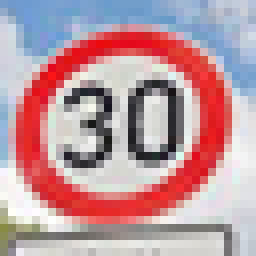
#> input picture new_images/1.png, 32 x 32 px (shown 8 times larger)
$ jupyter execute --allow-errors Traffic_Sign_Classifier.ipynb
#> lines starting #> are read from the running program, lines starting #| are printed output that depends on the picture
## Step 0: Load The Data

[cell 1]
import pickle
import matplotlib.pyplot as plt
import numpy as np
import pandas as pd
import random
import cv2

training_file = 'traffic-signs-data/train.p'
validation_file = 'traffic-signs-data/valid.p'
testing_file = 'traffic-signs-data/test.p'

#> (the rest of this cell did not finish here and is left out)

## Step 1: Dataset Summary & Exploration

### Provide a Basic Summary of the Data Set Using Python, Numpy and/or Pandas

#> (a cell that did not finish here is left out)

### Exploratory visualization of the dataset

#> (a cell that did not finish here is left out)

#> (a cell that did not finish here is left out)

#> (a cell that did not finish here is left out)

## Step 2: Model Architecture

### Dataset Pre-Processing

[cell 6]
def preprocessing(X_train):
    # image preprocessing
    # grayscaling
    X_train_gray = X_train[:, :, :, 0]
    for i in range(X_train.shape[0]):
        X_train_gray[i, :, :] = cv2.cvtColor(X_train[i, :, :, :], cv2.COLOR_RGB2GRAY)
    # contrast limited adaptive histogram equalization
    clahe = cv2.createCLAHE(clipLimit=2.0, tileGridSize=(8, 8))
    X_train_preproc = X_train_gray
    for i in range(X_train.shape[0]):
        X_train_preproc[i, :, :] = clahe.apply(X_train_preproc[i, :, :])
    # normalize image intensities
    X_train_preproc = 2.0*(X_train_preproc / 255) - 1.0  # normalize intensity
    return X_train_preproc.reshape((X_train_preproc.shape[0], 32, 32, 1))


# [88 lines left out: function augment, not called in this run]

[cell 7]
training_file = 'traffic-signs-data/train_preproc_clahe_data.p'  # load preprocessed & preaugmented data from disk
validation_file = 'traffic-signs-data/valid_preproc_clahe_data.p'  # load preprocessed & preaugmented data from disk
testing_file = 'traffic-signs-data/test_preproc_clahe_data.p'  # load preprocessed & preaugmented data from disk

#> (the rest of this cell did not finish here and is left out)

#> (a cell that did not finish here is left out)

### Multi-Scale CNN Architecture

[cell 9]
# [87 lines left out: function MultiScaleCNNArchV2, not called in this run]

### Train, Validate, and Test the Model

A validation set can be used to assess how well the model is performing. A low accuracy on the training and validation
sets imply underfitting. A high accuracy on the training set but low accuracy on the validation set implies overfitting.

[cell 10]
import tensorflow as tf
import sklearn as skl
import architecture
import helpers

# Augmentation and preprocessing takes a very long time because I have not multithreaded it. We just do it once then load from disk:
training_file = 'traffic-signs-data/train_preproc_clahe_data.p' # load preprocessed & preaugmented data from disk
validation_file = 'traffic-signs-data/valid_preproc_clahe_data.p' # load preprocessed & preaugmented data from disk
testing_file = 'traffic-signs-data/test_preproc_clahe_data.p' # load preprocessed & preaugmented data from disk

#> (the rest of this cell did not finish here and is left out)

##### Model saved at 99.1% validation accuracy.

### Run the test set after we have finalized our model

#> (a cell that did not finish here is left out)

##### Test set accuracy is 97.2%

## Step 3: Test a Model on New Images

To give yourself more insight into how your model is working, download at least five pictures of German traffic signs from the web and use your model to predict the traffic sign type.

You may find `signnames.csv` useful as it contains mappings from the class id (integer) to the actual sign name.

### Load and Output the Images

[cell 12]
image1 = cv2.cvtColor(cv2.imread('new_images/1.png'), cv2.COLOR_BGR2RGB)
image2 = cv2.cvtColor(cv2.imread('new_images/2.png'), cv2.COLOR_BGR2RGB)
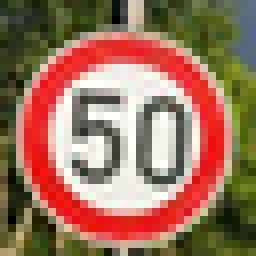
#> input picture new_images/2.png, 32 x 32 px (shown 8 times larger)
image3 = cv2.cvtColor(cv2.imread('new_images/3.png'), cv2.COLOR_BGR2RGB)
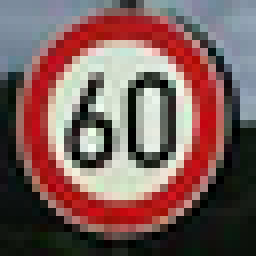
#> input picture new_images/3.png, 32 x 32 px (shown 8 times larger)
image4 = cv2.cvtColor(cv2.imread('new_images/4.png'), cv2.COLOR_BGR2RGB)
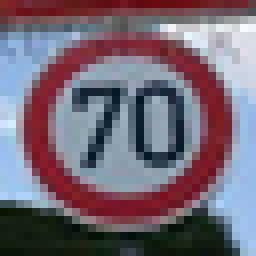
#> input picture new_images/4.png, 32 x 32 px (shown 8 times larger)
image5 = cv2.cvtColor(cv2.imread('new_images/13.png'), cv2.COLOR_BGR2RGB)
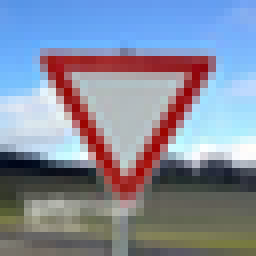
#> input picture new_images/13.png, 32 x 32 px (shown 8 times larger)
X_new = np.stack((image1, image2, image3, image4, image5), axis=0)
y_new = [1,2,3,4,13]
X_new_preproc = preprocessing(X_new)

plt.figure(figsize=(10, 5))
#> (the rest of this cell did not finish here and is left out)
